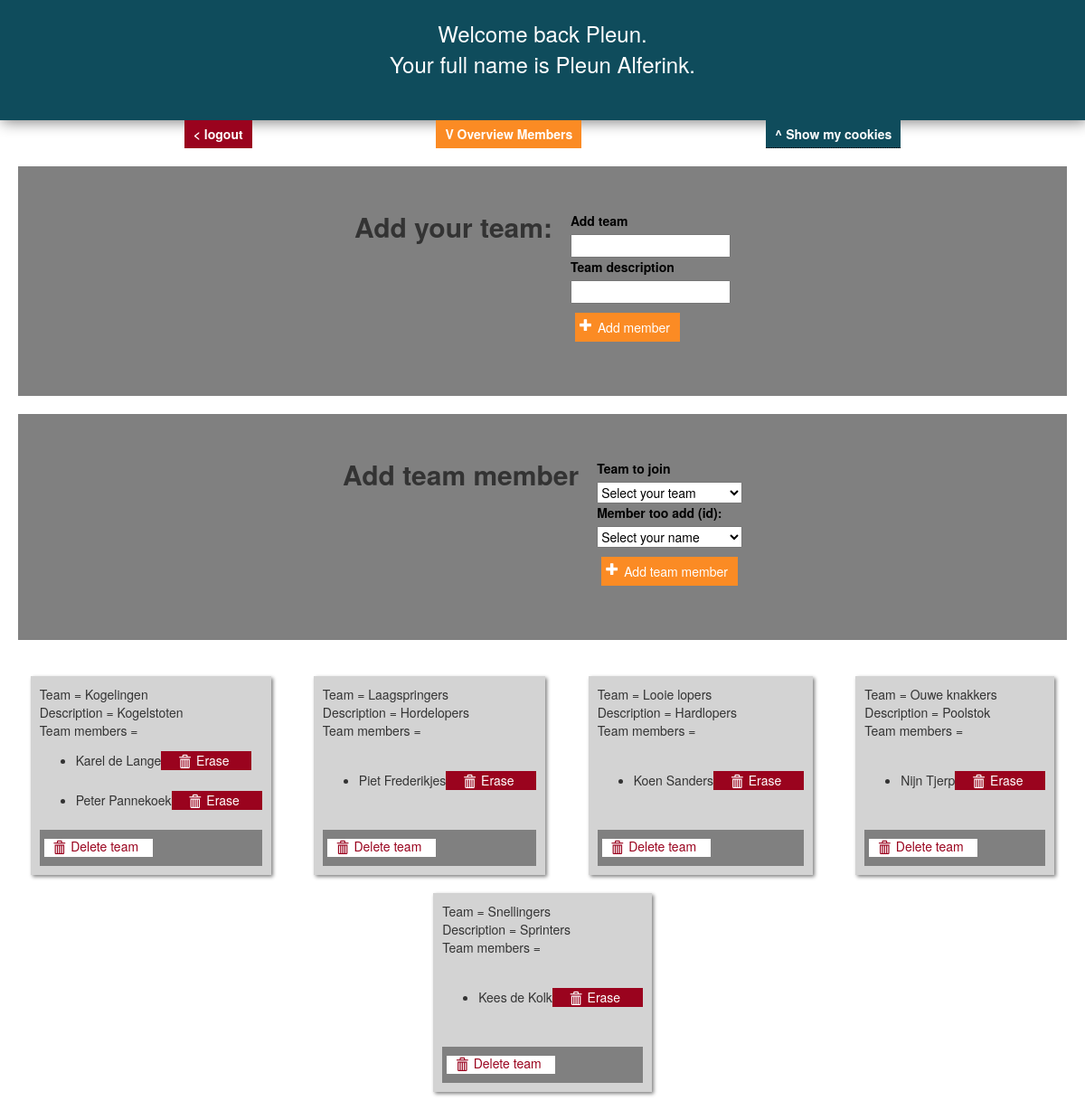
The page /teams.php (signed in) on the database its author committed.
### tables this page shows
CREATE TABLE `teams` (
  `team_name` varchar(128) NOT NULL,
  `description` varchar(255) NOT NULL
);

CREATE TABLE `team_member` (
  `team_member_id` int(11) NOT NULL,
  `team_name` varchar(32) NOT NULL,
  `member_id` varchar(32) NOT NULL
);

CREATE TABLE `members` (
  `member_id` int(11) NOT NULL,
  `name` varchar(128) DEFAULT NULL,
  `postal` varchar(6) NOT NULL,
  `house_number` varchar(128) DEFAULT NULL
);

### teams.php (the view, shortened to what this page needs)
<!DOCTYPE html>
<html>
<head>
    <link rel="stylesheet" href="https://maxcdn.bootstrapcdn.com/bootstrap/3.3.7/css/bootstrap.min.css">
</head>
<body>
    <?php
    require_once 'db_creds.php';
    try {
        $pdo = new PDO($attr, $user, $pass, $opts);
    } catch (PDOException $e) {
        throw new PDOException($e->getMessage(), (int)$e->getCode());
    }
    $query  = "SELECT * FROM teams";
    $allTeams = $pdo->query($query);
    ?>
    <?php
        if (isset($_COOKIE['userForename']))
        {
            $forename = htmlspecialchars($_COOKIE['userForename']);
            $surname  = htmlspecialchars($_COOKIE['userSurname']);
            echo "<div class='welcome-message'><p>Welcome back $forename.<br>
                  Your full name is $forename $surname.</p><br></div>";
        } elseif (!isset($_SESSION['forename'])) {
            header("Location: authenticate.php");
            exit();
        }
    ?>
    <nav class="main-menu">
        <div class="menu menu-1">
            <a href="logout.php">< logout</a>
        </div>
        <div class="menu menu-2">
            <a href="members.php">V Overview Members</a>
        </div>
        <div class="menu menu-3 popup">^ Show my cookies
        </div>
    </nav>
    <div class="add-block">
        <h2 style="font-weight: 900;">Add your team:</h2>
        <form action="teams.php" method="post">
            <label for="team_name">Add team</label>
            <input type="text" name="team_name">
            <label for="description">Team description</label>
            <input type="text" name="description">
            <div class="input-buttons">
                <div class="add-team">
                    <i class="glyphicon glyphicon-plus" style="float: left;"></i>
                    <input type="submit" value="Add member" style="border: none; background: transparent;">
                </div>
            </div>
        </form>
    </div>
    <div class="add-block">
        <h2 style="font-weight: 900;">Add team member</h2>
        <form action="teams.php" method="post">
            <label for="team_name">Team to join</label>
            <select name="team_name">
                <option value="" disabled selected>Select your team</option>
            </select>
            <label for="member_id">Member too add (id):</label>
            <select name="member_id">
                <option value="" disabled selected>Select your name</option>
            </select>
            <div class="input-buttons">
                <div class="add-member">
                    <i class="glyphicon glyphicon-plus" style="float: left;"></i>
                    <input type="submit" value="Add team member" style="border: none; background: transparent;">
                </div>
            </div>
        </form>
    </div>
    <div class="teams-overview">
    <?php
    foreach ($allTeams as $team) : ?>
        <div class="team-overview-info">
            Team =  <?= $team['team_name'] ?><br>
            Description =  <?= $team['description'] ?> <br>
            Team members =
            <?php
            $query  = "SELECT * FROM team_member WHERE team_name='" . $team['team_name'] . "'";
            $team_members = $pdo->query($query);
            foreach($team_members as $team_member){
                $query  = "SELECT * FROM members WHERE member_id=" . $team_member['member_id'];
                $members = $pdo->query($query)->fetch();
                ?>
                <div class="member-erase">
                    <ul style="float: left;">
                        <li><?php  echo $members['name']; ?></li>
                    </ul>
                    <form action='teams.php' method='post'>
                        <div class="delete-member">
                            <i class="glyphicon glyphicon-trash" style="float: left;"></i>
                            <input type='submit' value='Erase' style="margin: -5px 0px 0px 0px; border: none; background: transparent; float: left;">
                        </div>
                    </form>
                </div>
                <?php
            }
            ?>
        <form action='teams.php' method='post'>
            <div class="input-buttons delete-all">
                <div class="input-container">
                    <i class="glyphicon glyphicon-trash" style="float: left;"></i>
                    <input type='submit' value='Delete team' style="margin: -5px 0px 0px 0px; border: none; background: transparent; float: left;">
                </div>
            </div>
        </form>
        </div>
    <?php endforeach;
    ?>
    </div>
</body>
</html>

### teams.php (style rules this page uses)
:root { --purple: #5f0f40; --red: #9a031e; --yellow: #fb8b24; --orange: #e36414; --blue: #0f4c5c; --font: "Montserrat"; --title: "Roboto"; }
.add-member, .add-team { background: var(--yellow); padding: 5px; border: none; color: white; }
.input-container:first-child { background: white; padding: 2px; border: none; color: var(--red); width: 120px; display: flex; flex-direction: row; justify-content: center; height: 20px; }
.teams-overview { display: flex; flex-direction: row; flex-wrap: wrap; gap: 20px; padding: 20px; justify-content: space-evenly; }
.team-overview-info { display: flex; flex-direction: column; justify-content: space-between; background-color: lightgray; padding: 10px; text-align: left; margin: auto; min-height: 220px; box-shadow: 2px 2px 4px gray; }
.delete-member { background: var(--red); padding-top: 4px; border: none; color: white; width: 100px; display: flex; flex-direction: row; justify-content: center; }
.add-block { background: gray; padding: 50px; border: none; display: flex; flex-direction: row; justify-content: center; margin: 20px; }
h2 { padding-right: 20px; margin: 0; }
.input-buttons { display: flex; align-items: center; width: 100%; padding: 10px 5px; background-color: gray; }
form { display: flex; flex-direction: column; color: black; }
.welcome-message { width: 100%; text-align: center; background-color: var(--blue); color: white; font-size: 24px; padding-top: 20px; box-shadow: 2px 2px 15px grey; }
.main-menu { display: flex; flex-direction: row; justify-content: space-evenly; }
.menu { padding: 5px 10px; text-decoration: none; color: white; font-weight: 900; }
.menu a { color: white; }
.menu-1 { background-color: var(--red); }
.menu-2 { background-color: var(--yellow); }
.menu-3 { position: relative; display: inline-block; border-bottom: 1px dotted black; background-color: var(--blue); }

### rows shown on the page
teams: team_name "Kogelingen", description "Kogelstoten"
team_member: member.name "Karel de Lange"
team_member: member.name "Peter Pannekoek"
teams: team_name "Laagspringers", description "Hordelopers"
team_member: member.name "Piet Frederikjes"
teams: team_name "Looie lopers", description "Hardlopers"
team_member: member.name "Koen Sanders"
teams: team_name "Ouwe knakkers", description "Poolstok"
team_member: member.name "Nijn Tjerp"
teams: team_name "Snellingers", description "Sprinters"
team_member: member.name "Kees de Kolk"

### other values the page prints
$forename "Pleun"
$surname "Alferink"
